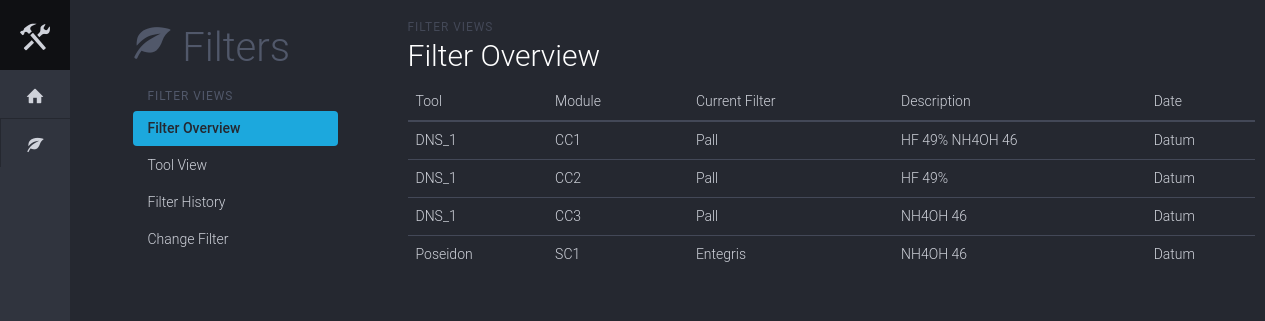
Page /filters/ on the earlier database version.
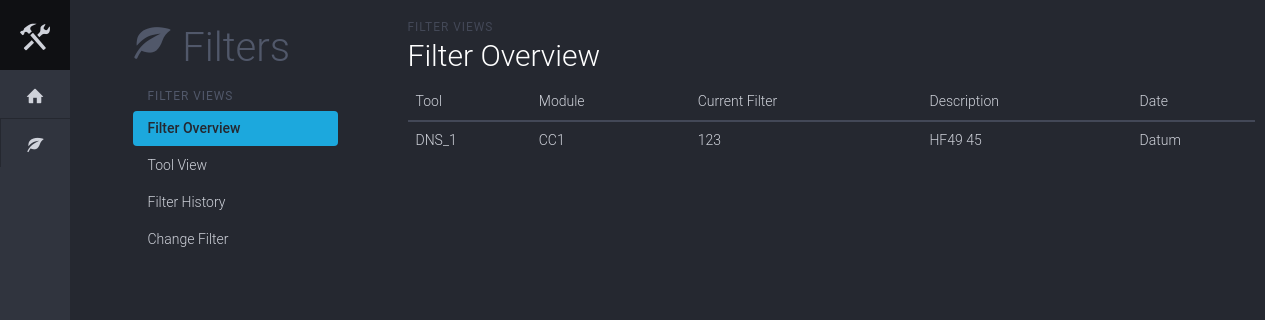
Same page on the later database version.
### filter_app/models.py (models this page shows)
class Module(models.Model):
	name = models.CharField(max_length=32, unique=True)
	main_tool = models.ForeignKey(Tool)
	current_filter = models.ForeignKey(Filter, related_name='+')
	previous_filter = models.ForeignKey(Filter, related_name='+', null=True) # No backwards relation!
	chemistry = models.ManyToManyField(Chemistry, related_name='modules')
	class Meta:
		app_label = 'filter_app'
		verbose_name = 'module'
		verbose_name_plural = 'modules'
	def __unicode__(self):
		return self.name
	def __str__(self):
		return self.main_tool.name + '-' +self.name

class Tool(models.Model):
	CR_CHOICES = (
	    ('FAB1', 'FAB1'),
	    ('FAB2', 'FAB2'),
	)
	name = models.CharField(max_length=8, unique=True)
	cleanroom = models.CharField(max_length=16, choices=CR_CHOICES, default='FAB1', null=True)
	class Meta:
		app_label = 'filter_app'
		verbose_name = 'tool'
		verbose_name_plural = 'tools'
		ordering = ['cleanroom', 'name', ]
	def __unicode__(self):
		return self.name
	def __str__(self):
		return self.name

class Filter(models.Model):
	product_code = models.CharField(max_length=255, unique=True)
	manufacturer = models.CharField(max_length=255)
	pore_size = models.CharField(max_length=32)
	class Meta:
		app_label = 'filter_app'
		verbose_name = 'filter'
		verbose_name_plural = 'filters'
	def __unicode__(self):
		return self.product_code
	def __str__(self):
		return self.product_code

class Chemistry(models.Model):
	name = models.CharField(max_length=32)
	concentration = models.CharField(max_length=32)
	class Meta:
		app_label = 'filter_app'
		verbose_name = 'chemistry'
		verbose_name_plural = 'chemicals'
	def __unicode__(self):
		return str(self.name) + ' ' + str(self.concentration)
	def __str__(self):
		return str(self.name) + ' ' + str(self.concentration)
	def description(self):
		return str(self.name) + ' ' + str(self.concentration)

### filter_app/views.py (the view)
class OverviewPage(ListView):
	model = models.Module
	context_object_name = 'module_list'
	template_name = 'overview.html'
	def get_queryset(self):
		return self.model.objects.all().prefetch_related()

### filter_app/templatetags/filter_tags.py (called while the page is built)
@register.tag
def active(parser, token):
    try:
        args = token.split_contents()
        print 'args: ' + str(args[1]) + ' ' + str(args[2])
        return ActiveUrlNode(args[1], args[2])
    except ValueError:
        raise template.TemplateSyntaxError, "%r tag requires at least 2 arguments" % token.contents.split()[0]

    def render(self, context):
        request = self.request.resolve(context)
        any_of = False
        try:
            url = resolve(request.path_info)
            print 'url: ' + str(url.url_name)
            url_name = url.url_name
            print 'url name-- ' + str(url_name)
            print 'den andere-- ' + str(self.names)
            if url_name == self.names:
                print 'jeeeeej'
                any_of=True
            else:
                print 'tis ni waar '
            '''for n in self.names:
                name = n.resolve(context)
                if url_name.startswith(name):
                    any_of = True
                    break'''
        except:
            print "Cannot resolve %s" % request.path_info
        return self.return_value if any_of else ''

### filter_app/templates/overview.html (shortened to what this page needs)
{% extends 'layout.html' %}
{% load staticfiles %}
{% block extra_css %}
	<link rel="stylesheet" href="{% static 'css/style.css' %}">
{% endblock extra_css %}
{% block content %}
	<div class="container">
		<div class="row">
			<div class="col-sm-9 col-xs-12 content">
				<div class="dashhead">
					<div class="dashhead-titles">
						<h6 class="dashhead-subtitle">Filter Views</h6>
						<h2 class="dashhead-title">Filter Overview</h2>
					</div>
				</div>
				<div class="table-full">
					<div class="table-responsive">
						<table class="table" data-sort="table">
							<thead>
								<tr>
									<th class="header">Tool</th>
									<th class="header">Module</th>
									<th class="header">Current Filter</th>
									<th class="header">Description</th>
									<th class="header">Date</th>
								</tr>
							</thead>
							<tbody>
								{% for module in module_list %}
								<tr>
									<td>
										{{ module.main_tool.name }}
									</td>
									<td>
										{{ module.name }}
									</td>
									<td>
										{{  module.current_filter.product_code }}
									</td>
									<td>
										{% for chem in module.chemistry.all %}
											{{ chem }}
										{% endfor %}
									</td>
									<td>
										Datum
									</td>
								</tr>
								{% endfor %}
							</tbody>
						</table>
					</div>
				</div>
			</div>
		</div>
	</div>
{% endblock content %}

### filter_app/templates/layout.html (shortened to what this page needs)
{% extends 'base.html' %}
{% load filter_tags %}
{% block navbar %}
	<nav class="iconav">
		<a class="iconav-brand" href="{% url 'overview' %}">
			<span class="iconav-brand-icon icon icon-tools"></span>
		</a>
		<div class="iconav-slider">
			<ul class="nav nav-pills iconav-nav">
				<li>
					<a href="{% url 'home' %}" title="Overview" data-toggle="tooltip" data-placement="right" data-container=".iconav">
						<span class="icon icon-home"></span>
					</a>
				</li>
				<li>
					<a href="{% url 'overview' %}" title="Overview" data-toggle="tooltip" data-placement="right" data-container=".iconav">
						<span class="icon icon-leaf"></span>
					</a>
				</li>
			</ul>
		</div>
	</nav>
{% endblock navbar %}
{% block sidebar %}
	<div class="col-sm-3 sidebar">
		<nav class="sidebar-nav">
			<div class="sidebar-header">
				<a class="sidebar-brand img-responsive" href="#">
					<span class="icon icon-leaf sidebar-brand-icon"> Filters</span>
				</a>
			</div>
			<div class="collapse nav-toggleable-sm" id="nav-toggleable-sm">
				<ul class="nav nav-pills nav-stacked">
					<li class="nav-header">Filter Views</li>
					<li class="{% active request overview %}">
						<a href="{% url 'overview' %}">Filter Overview</a>
					</li>
					<li class="{% active request test %}">
						<a href="{% url 'test' fab='fab1' tool='' %}">Tool View</a>
					</li>
					<li class="{% active request history %}">
						<a href="{% url 'history' %}">Filter History</a>
					</li>
					<li class="{% active request new-swap %}">
						<a href="{% url 'new-swap' %}">Change Filter</a>
					</li>
				</ul>
			</div>
		</nav>
	</div>
{% endblock sidebar %}

### filter_app/templates/base.html (shortened to what this page needs)
{% load staticfiles %}
<html>
<head>
    <link rel="stylesheet" href="{% static 'css/toolkit-inverse.min.css' %}">
    {% block extra_css %}{% endblock extra_css %}
</head>
<body>
    <div class="with-iconav">
    {% block navbar %}{% endblock navbar %}
        <div class="container">
            <div class="row">
            </div>
            <div class="row">
                {% block sidebar %}{% endblock sidebar %}
                {% block content %}{% endblock content %}
            </div>
        </div>
    </div>
</body>
</html>

### filter_app/static/css/style.css (style rules this page uses)
table { font-size: 14px; font-weight: 300; }

Differences in the rows shown:
removed Chemistry: name+concentration "NH4OH 46"
removed Module: main_tool.name "DNS_1", name "CC2", current_filter.product_code "Pall", Chemistry (name+concentration "HF 49%")
removed Module: main_tool.name "DNS_1", name "CC3", current_filter.product_code "Pall"
removed Module: main_tool.name "Poseidon", name "SC1", current_filter.product_code "Entegris"
changed through a linked row, Module "CC1": current_filter.product_code "Pall" → "123"
changed Chemistry: name+concentration "HF 49%" → "HF49 45"
